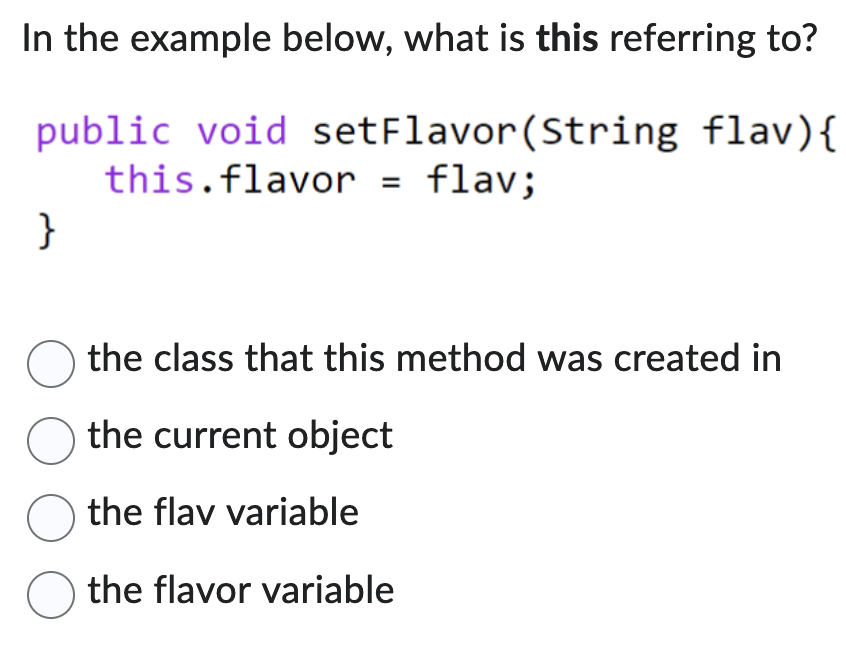
#> input picture image.png, 846 x 658 px
$ python img_to_text.py image.png
#> lines starting #> are read from the running program, lines starting #| are printed output that depends on the picture; after the words box and inside, x2 and y2 are one past the last pixel; in counts of white or black regions, pixels touching at a corner belong together
#!/usr/bin/env python
import sys
from PIL import Image
import pytesseract
import cv2

def preprocess_image(image_path):
#> called with image_path = 'image.png'
    img = cv2.imread(image_path, cv2.IMREAD_GRAYSCALE)
#> img: shape (658, 846); min 0, max 255, mean 243.6
    _, img_thresholded = cv2.threshold(img, 0, 255, cv2.THRESH_BINARY | cv2.THRESH_OTSU)
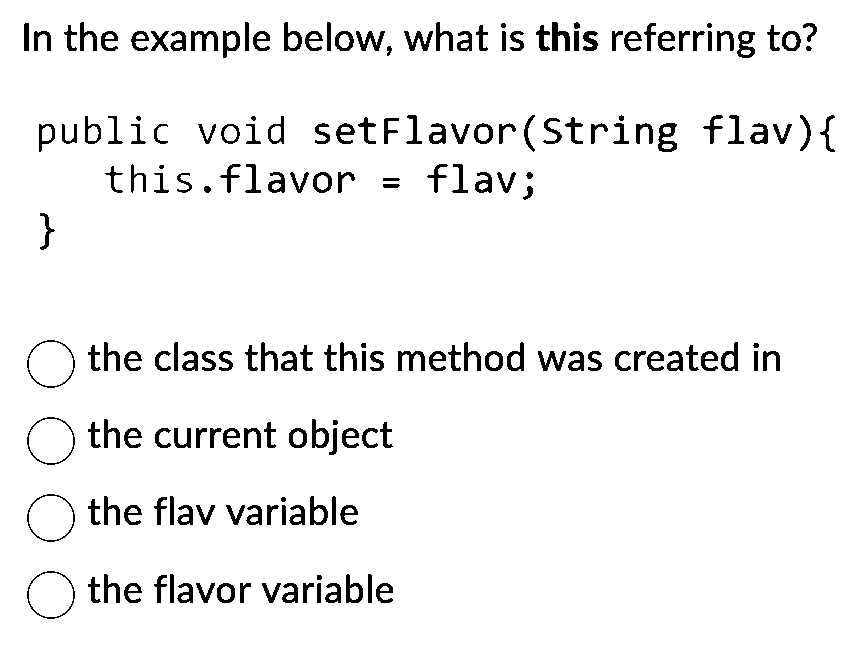
#> img_thresholded: shape (658, 846); 94.7% white; 191 black regions (3 under 20 px), largest, box (x1, y1, x2, y2) and area: (658, 123, 677, 152) 307, (552, 22, 570, 51) 297, (191, 31, 218, 51) 280
    return Image.fromarray(img_thresholded)

def image_to_text(image_path):
    img = preprocess_image(image_path)
#> (the run stopped early here; a loop or call above may not have finished)
